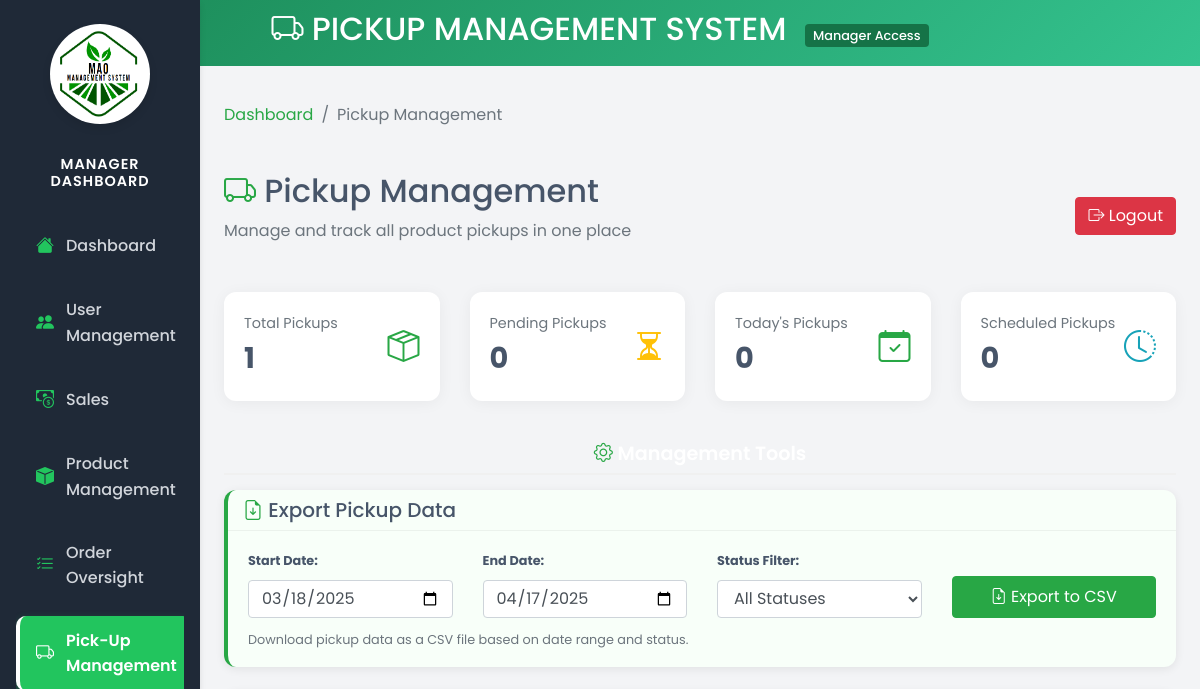
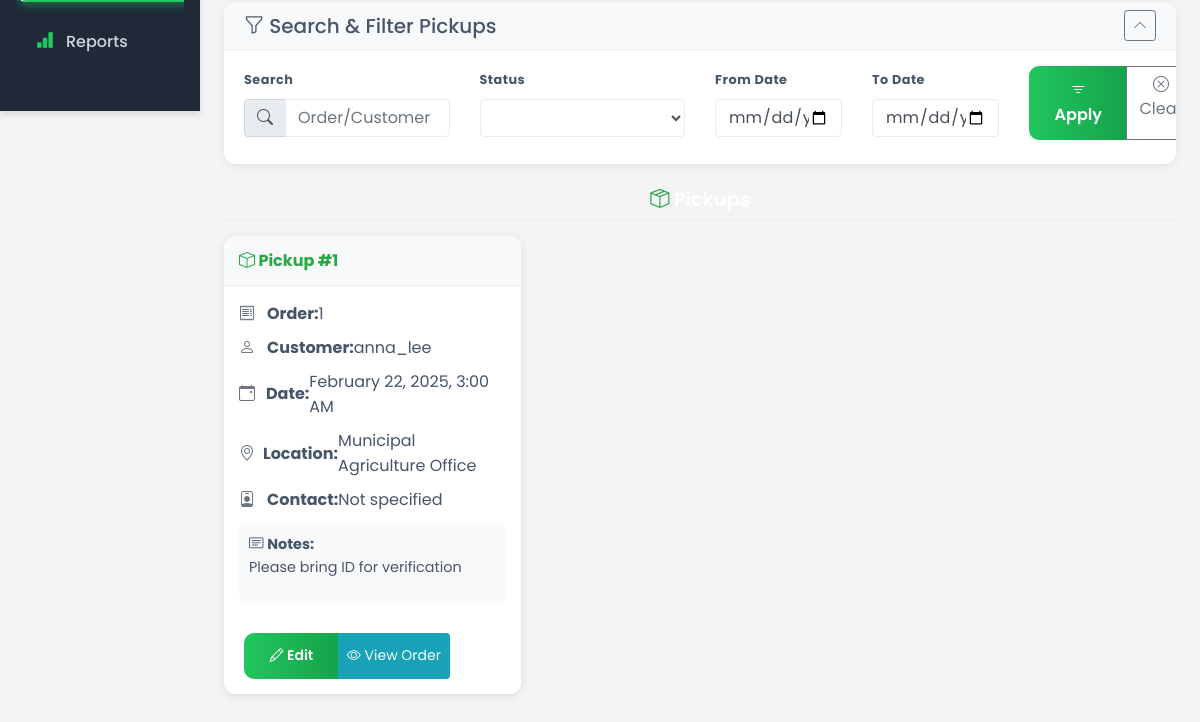
The app's page /views/manager/manager-pickup-management.php (signed in), older data (2 pictures, top to bottom).
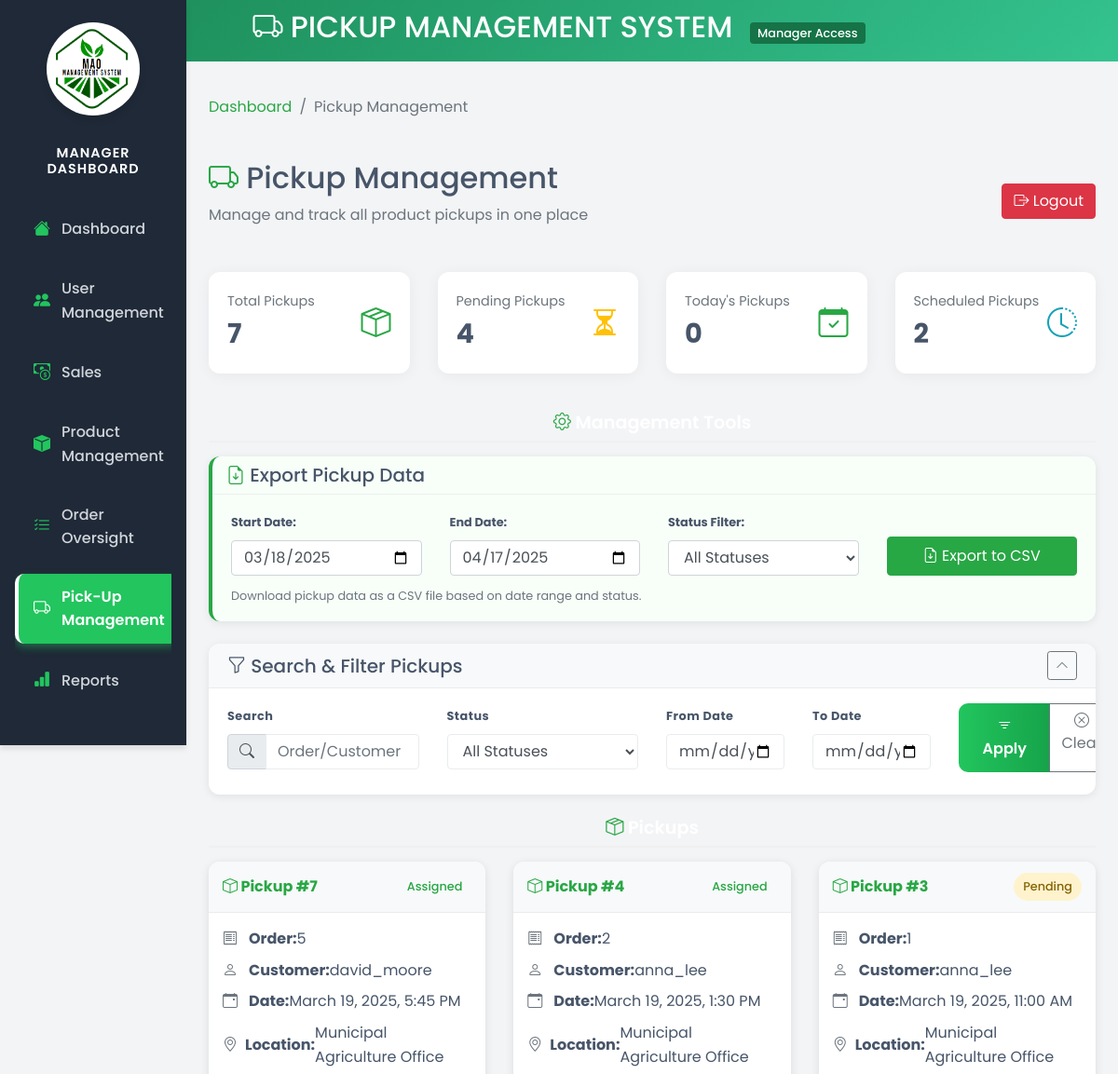
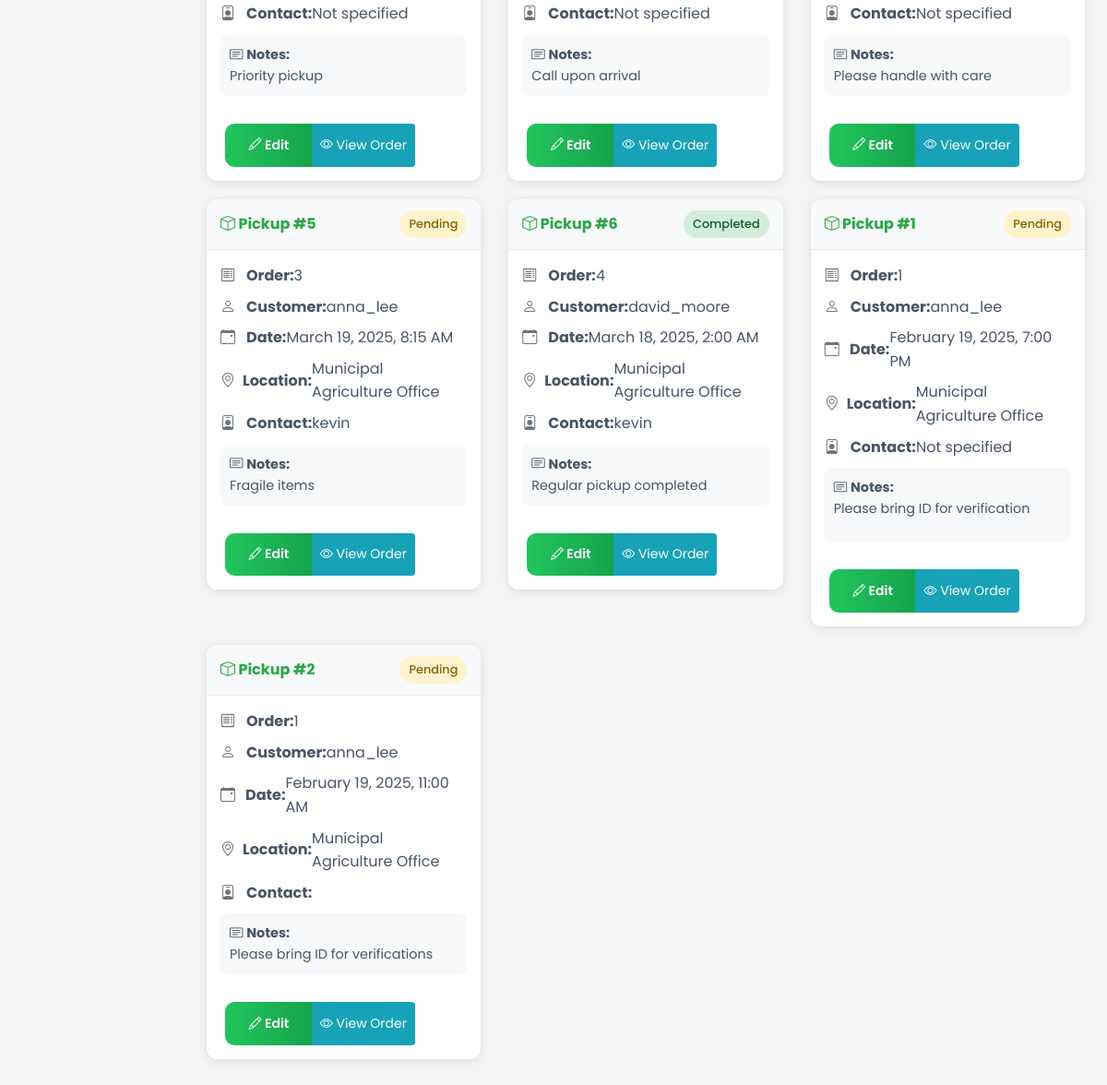
The same page, newer data (2 pictures, top to bottom).
### tables this page shows
CREATE TABLE `pickups` (
  `pickup_id` int(11) NOT NULL,
  `order_id` int(11) NOT NULL,
  `pickup_status` varchar(50) DEFAULT 'pending',
  `pickup_date` datetime DEFAULT NULL,
  `pickup_location` varchar(255) DEFAULT 'Municipal Agriculture Office',
  `pickup_notes` text DEFAULT NULL,
  `office_location` varchar(255) DEFAULT 'Municipal Agriculture Office',
  `contact_person` varchar(100) DEFAULT NULL
);

CREATE TABLE `orders` (
  `order_id` int(11) NOT NULL,
  `consumer_id` int(11) DEFAULT NULL,
  `order_status` enum('pending','completed','canceled') DEFAULT 'pending',
  `order_date` timestamp NOT NULL DEFAULT current_timestamp(),
  `pickup_details` text DEFAULT NULL
);

CREATE TABLE `users` (
  `user_id` int(11) NOT NULL,
  `username` varchar(50) NOT NULL,
  `password` varchar(255) NOT NULL,
  `email` varchar(100) NOT NULL,
  `role_id` int(11) DEFAULT NULL,
  `created_at` timestamp NOT NULL DEFAULT current_timestamp(),
  `updated_at` timestamp NOT NULL DEFAULT current_timestamp() ON UPDATE current_timestamp(),
  `first_name` varchar(100) NOT NULL,
  `last_name` varchar(100) NOT NULL,
  `contact_number` varchar(20) DEFAULT NULL,
  `address` text DEFAULT NULL
);

### views/manager/manager-pickup-management.php (the view, shortened to what the changed rows need)
<?php
$database = new Database();
$conn = $database->connect();
$limit = 10;
$page = isset($_GET['page']) ? (int)$_GET['page'] : 1;
$offset = ($page - 1) * $limit;
$statusFilter = isset($_GET['status']) ? $_GET['status'] : '';
$countQuery = "SELECT COUNT(*) FROM pickups";
$countStmt = $conn->query($countQuery);
$totalPickups = $countStmt->fetchColumn();
$pendingQuery = "SELECT COUNT(*) FROM pickups WHERE pickup_status = 'pending'";
$pendingStmt = $conn->query($pendingQuery);
$pendingCount = $pendingStmt->fetchColumn();
$assignedQuery = "SELECT COUNT(*) FROM pickups WHERE pickup_status = 'assigned'";
$assignedStmt = $conn->query($assignedQuery);
$assignedPickups = $assignedStmt->fetchColumn();
$query = "SELECT p.*, o.order_id, o.order_date, c.username AS consumer_name
          FROM pickups p
          JOIN orders o ON p.order_id = o.order_id
          JOIN users c ON o.consumer_id = c.user_id
          WHERE 1=1";
$query .= " ORDER BY p.pickup_date DESC LIMIT :limit OFFSET :offset";
$stmt = $conn->prepare($query);
$stmt->bindValue(':limit', $limit, PDO::PARAM_INT);
$stmt->bindValue(':offset', $offset, PDO::PARAM_INT);
$stmt->execute();
$pickups = $stmt->fetchAll(PDO::FETCH_ASSOC);
$statusQuery = "SELECT DISTINCT pickup_status FROM pickups ORDER BY pickup_status";
$statusStmt = $conn->prepare($statusQuery);
$statusStmt->execute();
$statuses = $statusStmt->fetchAll(PDO::FETCH_COLUMN);
?>
<!DOCTYPE html>
<html lang="en">
<head>
    <link href="https://stackpath.bootstrapcdn.com/bootstrap/4.5.2/css/bootstrap.min.css" rel="stylesheet">
    <link href="https://cdn.jsdelivr.net/npm/bootstrap-icons/font/bootstrap-icons.css" rel="stylesheet">
    <link rel="stylesheet" href="../../public/style/admin.css">
    <link rel="stylesheet" href="../../public/style/admin-sidebar.css">
    <link rel="stylesheet" href="../../public/style/pickup-management.css">
    <link rel="stylesheet" href="https://cdnjs.cloudflare.com/ajax/libs/bootstrap-datepicker/1.9.0/css/bootstrap-datepicker.min.css">
</head>
<body>
    <div class="manager-header text-center">
        <h2><i class="bi bi-truck"></i> PICKUP MANAGEMENT SYSTEM <span class="manager-badge">Manager Access</span></h2>
    </div>
    <div class="container-fluid">
        <div class="row">
            <main role="main" class="col-md-9 ml-sm-auto col-lg-10 px-4 py-4 pickup-management-page">
                <div class="page-header">
                    <div>
                        <h1 class="h2"><i class="bi bi-truck text-success"></i> Pickup Management</h1>
                    </div>
                </div>
                <div class="row stats-row">
                    <div class="col-md-3 mb-3">
                        <div class="stats-card">
                            <div>
                                <p class="title">Total Pickups</p>
                                <p class="count"><?= $totalPickups ?></p>
                            </div>
                        </div>
                    </div>
                    <div class="col-md-3 mb-3">
                        <div class="stats-card">
                            <div>
                                <p class="title">Pending Pickups</p>
                                <p class="count"><?= $pendingCount ?></p>
                            </div>
                        </div>
                    </div>
                    <div class="col-md-3 mb-3">
                        <div class="stats-card">
                            <div>
                                <p class="title">Scheduled Pickups</p>
                                <p class="count"><?= $assignedPickups ?></p>
                            </div>
                        </div>
                    </div>
                </div>
                <div class="card filter-card mb-4">
                    <div class="collapse show" id="filterCollapse">
                        <div class="card-body py-3">
                            <form method="GET" action="">
                                <div class="row">
                                    <div class="col-md-3 mb-2">
                                        <label class="small font-weight-bold">Status</label>
                                        <select class="form-control" name="status">
                                            <option value="">All Statuses</option>
                                            <?php foreach ($statuses as $status): ?>
                                                <option value="<?= htmlspecialchars($status) ?>"
                                                        <?= $statusFilter === $status ? 'selected' : '' ?>>
                                                </option>
                                            <?php endforeach; ?>
                                        </select>
                                    </div>
                                </div>
                            </form>
                        </div>
                    </div>
                </div>
                <?php if (count($pickups) > 0): ?>
                    <div class="row">
                        <?php foreach ($pickups as $pickup): ?>
                            <div class="col-md-6 col-lg-4">
                                <div class="card pickup-card">
                                    <div class="card-header d-flex justify-content-between align-items-center">
                                        <span class="font-weight-bold">
                                            <i class="bi bi-box"></i> Pickup #<?= htmlspecialchars($pickup['pickup_id']) ?>
                                        </span>
                                        <span class="status-label status-<?= strtolower($pickup['pickup_status']) ?>">
                                            <?= ucfirst(htmlspecialchars($pickup['pickup_status'])) ?>
                                        </span>
                                    </div>
                                    <div class="card-body">
                                        <p><i class="bi bi-receipt"></i> <strong>Order:</strong> <?= htmlspecialchars($pickup['order_id']) ?></p>
                                        <p><i class="bi bi-person"></i> <strong>Customer:</strong> <?= htmlspecialchars($pickup['consumer_name']) ?></p>
                                        <p><i class="bi bi-calendar-event"></i> <strong>Date:</strong> <?= htmlspecialchars(date("F j, Y, g:i A", strtotime($pickup['pickup_date']))) ?></p>
                                        <p><i class="bi bi-geo-alt"></i> <strong>Location:</strong> Municipal Agriculture Office</p>
                                        <p><i class="bi bi-person-badge"></i> <strong>Contact:</strong> <?= htmlspecialchars($pickup['contact_person'] ?? 'Not specified') ?></p>
                                        <div class="pickup-notes">
                                            <i class="bi bi-card-text"></i> <strong>Notes:</strong><br>
                                            <?= nl2br(htmlspecialchars($pickup['pickup_notes'] ?: 'No notes available')) ?>
                                        </div>
                                    </div>
                                    <div class="card-footer bg-white border-top-0 d-flex justify-content-start">
                                        <div class="btn-group">
                                            <button class="btn btn-sm btn-primary edit-pickup-btn"
                                                    data-toggle="modal"
                                                    data-target="#editPickupModal"
                                                    data-pickup-id="<?= htmlspecialchars($pickup['pickup_id']) ?>"
                                                    data-pickup-status="<?= htmlspecialchars($pickup['pickup_status']) ?>"
                                                    data-pickup-date="<?= htmlspecialchars($pickup['pickup_date']) ?>"
                                                    data-pickup-notes="<?= htmlspecialchars($pickup['pickup_notes']) ?>"
                                                    data-contact-person="<?= htmlspecialchars($pickup['contact_person'] ?? '') ?>">
                                                <i class="bi bi-pencil"></i> Edit
                                            </button>
                                            <button class="btn btn-sm btn-info view-order-btn"
                                                    data-toggle="modal"
                                                    data-target="#viewOrderModal"
                                                    data-order-id="<?= htmlspecialchars($pickup['order_id']) ?>">
                                                <i class="bi bi-eye"></i> View Order
                                            </button>
                                        </div>
                                    </div>
                                </div>
                            </div>
                        <?php endforeach; ?>
                    </div>
                <?php endif; ?>
            </main>
        </div>
    </div>
</body>
</html>

Row changes from the older to the newer data that the page shows:
added pickups: pickup_id "7", pickup_status "Assigned", order.order_id "5", users.username "david_moore", pickup_date "March 19, 2025, 5:45 PM", contact_person "Not specified", pickup_notes "Priority pickup"
added pickups: pickup_id "4", pickup_status "Assigned", order.order_id "2", users.username "anna_lee", pickup_date "March 19, 2025, 1:30 PM", contact_person "Not specified", pickup_notes "Call upon arrival"
added pickups: pickup_id "3", pickup_status "Pending", order.order_id "1", users.username "anna_lee", pickup_date "March 19, 2025, 11:00 AM", contact_person "Not specified", pickup_notes "Please handle with care"
added pickups: pickup_id "5", pickup_status "Pending", order.order_id "3", users.username "anna_lee", pickup_date "March 19, 2025, 8:15 AM", contact_person "kevin", pickup_notes "Fragile items"
added pickups: pickup_id "6", pickup_status "Completed", order.order_id "4", users.username "david_moore", pickup_date "March 18, 2025, 2:00 AM", contact_person "kevin", pickup_notes "Regular pickup completed"
changed pickups "Please bring ID for verification": pickup_status (not shown) → "Pending"; pickup_date "February 22, 2025, 3:00 AM" → "February 19, 2025, 7:00 PM"
added pickups: pickup_id "2", pickup_status "Pending", order.order_id "1", users.username "anna_lee", pickup_date "February 19, 2025, 11:00 AM", pickup_notes "Please bring ID for verifications"
Text that changed along with them:
$totalPickups: "1" → "7"
$pendingCount: "0" → "4"
$assignedPickups: "0" → "2"
form field status: (not shown) → "All Statuses"
